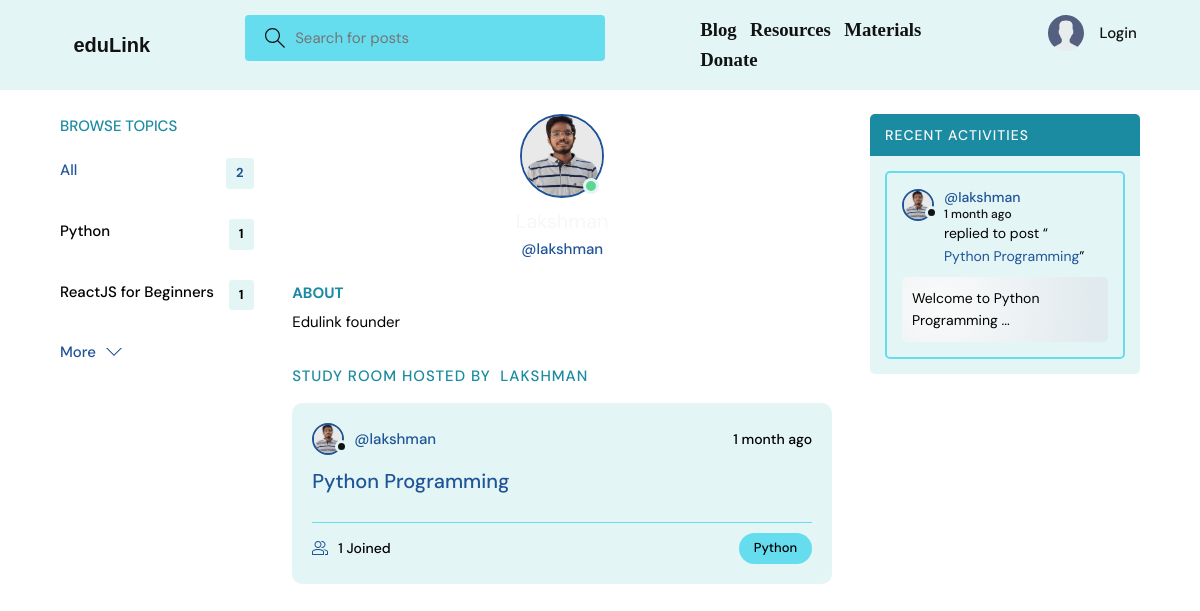
Page /profile/1/ on the committed database.
### base/models.py (models this page shows, shortened)
class Topic(models.Model):
    name = models.CharField(max_length=200)

class User(AbstractUser):
    name = models.CharField(max_length=200, null=True)
    email = models.EmailField(unique=True, null=True)
    bio = models.TextField(null=True)
    avatar = models.ImageField(null=True, default="avatar.svg")
    USERNAME_FIELD = 'email'
    REQUIRED_FIELDS = []

class Room(models.Model):
    host = models.ForeignKey(User, on_delete=models.SET_NULL, null=True)
    topic = models.ForeignKey(Topic, on_delete=models.SET_NULL, null=True)
    name = models.CharField(max_length=200)
    description = models.TextField(null=True, blank=True)
    participants = models.ManyToManyField(
        User, related_name='participants', blank=True)
    updated = models.DateTimeField(auto_now=True)
    created = models.DateTimeField(auto_now_add=True)
    class Meta:
        ordering = ['-updated', '-created']
    def __str__(self):
        return self.name

class Message(models.Model):
    user = models.ForeignKey(User, on_delete=models.CASCADE)
    room = models.ForeignKey(Room, on_delete=models.CASCADE)
    body = models.TextField()
    updated = models.DateTimeField(auto_now=True)
    created = models.DateTimeField(auto_now_add=True)
    class Meta:
        ordering = ['-updated', '-created']

### base/views.py (the view)
# urls.py: path('profile/<str:pk>/', views.userProfile, name="user-profile"),
def userProfile(request, pk):
    user = User.objects.get(id=pk)
    rooms = user.room_set.all()
    room_messages = user.message_set.all()
    topics = Topic.objects.all()
    context = {'user': user, 'rooms': rooms,
               'room_messages': room_messages, 'topics': topics}
    return render(request, 'base/profile.html', context)

### base/templates/base/profile.html (shortened to what this page needs)
{% extends 'main.html' %}
{% block content %}
<main class="profile-page layout layout--3">
  <div class="container">
    {% include 'base/topics_component.html' %}
    <div class="roomList">
      <div class="profile">
        <div class="profile__avatar">
          <div class="avatar avatar--large active">
            <img src="{{user.avatar.url}}" />
          </div>
        </div>
        <div class="profile__info">
          <h3>{{user.name}}</h3>
          <p>@{{user.username}}</p>
        </div>
        <div class="profile__about">
          <h3>About</h3>
          <p>
            {{user.bio}}
          </p>
        </div>
      </div>
      <div class="roomList__header">
        <div>
          <h2>Study Room Hosted by&nbsp; {{user.username}}</a>
          </h2>
        </div>
      </div>
      {% include 'base/feed_component.html' %}
    </div>
    {% include 'base/activity_component.html' %}
  </div>
</main>
{% endblock content %}

### base/templates/base/topics_component.html
<div class="topics">
    <div class="topics__header">
        <h2>Browse Topics</h2>
    </div>
    <ul class="topics__list">
        <li>
            <a href="{% url 'home' %}" class="active">All <span>{{topics.count}}</span></a>
        </li>
        {% for topic in topics %}
        <li>
            <a href="{% url 'home' %}?q={{topic.name}}">{{topic.name}}<span>{{topic.room_set.all.count}}</span></a>
        </li>
        {% endfor %}
    </ul>
    <a class="btn btn--link" href="{% url 'topics' %}">
        More
        <svg version="1.1" xmlns="http://www.w3.org/2000/svg" width="32" height="32" viewBox="0 0 32 32">
            <title>chevron-down</title>
            <path d="M16 21l-13-13h-3l16 16 16-16h-3l-13 13z"></path>
        </svg>
    </a>
</div>

### base/templates/base/feed_component.html (shortened to what this page needs)
{% for room in rooms %}
<div class="roomListRoom">
    <div class="roomListRoom__header">
        <a href="{% url 'user-profile' room.host.id %}" class="roomListRoom__author">
            <div class="avatar avatar--small">
                <img src="{{room.host.avatar.url}}" />
            </div>
            <span>@{{room.host.username}}</span>
        </a>
        <div class="roomListRoom__actions">
            <span>{{room.created|timesince}} ago</span>
        </div>
    </div>
    <div class="roomListRoom__content">
        <a href="{% url 'room' room.id %}">{{room.name}}</a>
    </div>
    <div class="roomListRoom__meta">
        <a href="{% url 'room' room.id %}" class="roomListRoom__joined">
            {{room.participants.all.count}} Joined
        </a>
        <p class="roomListRoom__topic">{{room.topic.name}}</p>
    </div>
</div>
{% endfor %}

### base/templates/base/activity_component.html (shortened to what this page needs)
<div class="activities">
    <div class="activities__header">
        <h2>Recent Activities</h2>
    </div>
    {% for message in room_messages %}
    <div class="activities__box">
        <div class="activities__boxHeader roomListRoom__header">
            <a href="{% url 'user-profile' message.user.id %}" class="roomListRoom__author">
                <div class="avatar avatar--small">
                    <img src="{{message.user.avatar.url}}" />
                </div>
                <p>
                    @{{message.user.username}}
                    <span>{{message.created|timesince}} ago</span>
                </p>
            </a>
        </div>
        <div class="activities__boxContent">
            <p>replied to post “<a href="{% url 'room' message.room.id %}">{{message.room}}</a>”</p>
            <div class="activities__boxRoomContent">{{message.body}}</div>
        </div>
    </div>
    {% endfor %}
</div>

### rows in the picture
Topic: name "Python", room_set.all.count "1"
Topic: name "ReactJS for Beginners", room_set.all.count "1"
User: avatar (picture), username "lakshman", bio "Edulink founder", username "LAKSHMAN"
Room: host.avatar (picture), host.username "lakshman", created "1 month", name "Python Programming", participants.all.count "1", topic.name "Python"
Message: user.avatar (picture), user.username "lakshman", created "1 month", room "Python Programming", body "Welcome to Python Programming ..."

### other values in the picture
{{ topics.count }} "2"
